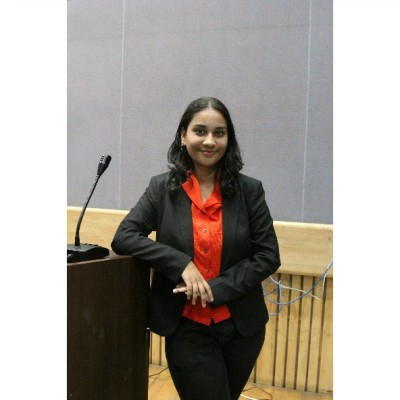
#> input picture se_project/collection/Anuksha/anuksha2.jpeg, 400 x 400 px
$ python collage.py
#> lines starting #> are read from the running program, lines starting #| are printed output that depends on the picture
import os
from typing import List, Tuple

from PIL import Image


def find_multiples(number : int):
#> called with number = 2
    multiples = set()
    for i in range(number - 1, 1, -1):
        mod = number % i
        if mod == 0:
            tup = (i, int(number / i))
            if tup not in multiples and (tup[1], tup[0]) not in multiples:
                multiples.add(tup)

    if len(multiples) == 0:
        mod = number % 2
        div = number // 2
        multiples.add((2, div + mod))

    return list(multiples)

def get_smallest_multiples(number : int, smallest_first = True) -> Tuple[int, int]:
    multiples = find_multiples(number)
    smallest_sum = number
    index = 0
    for i, m in enumerate(multiples):
        sum = m[0] + m[1]
        if sum < smallest_sum:
            smallest_sum = sum
            index = i

    result = list(multiples[i])
    if smallest_first:
        result.sort()

    return result[0], result[1]


def create_collage(listofimages : List[str], n_cols : int = 0, n_rows: int = 0,
                   thumbnail_scale : float = 1.0, thumbnail_width : int = 0, thumbnail_height : int = 0):

    n_cols = n_cols if n_cols >= 0 else abs(n_cols)
    n_rows = n_rows if n_rows >= 0 else abs(n_rows)

    if n_cols == 0 and n_rows != 0:
        n_cols = len(listofimages) // n_rows

    if n_rows == 0 and n_cols != 0:
        n_rows = len(listofimages) // n_cols

    if n_rows == 0 and n_cols == 0:
        n_cols, n_rows = get_smallest_multiples(len(listofimages))

    thumbnail_width = 0 if thumbnail_width == 0 or n_cols == 0 else round(thumbnail_width / n_cols)
    thumbnail_height = 0 if thumbnail_height == 0 or n_rows == 0 else round(thumbnail_height/n_rows)

    all_thumbnails : List[Image.Image] = []
    for p in listofimages:
        thumbnail = Image.open(p)
#> thumbnail is the input picture: PIL image 400x400 RGB; mean R, G, B 167.1, 160.8, 153.5
        if thumbnail_width * thumbnail_scale < thumbnail.width:
            thumbnail_width = round(thumbnail.width * thumbnail_scale)
#> thumbnail_width = 400
        if thumbnail_height * thumbnail_scale < thumbnail.height:
            thumbnail_height = round(thumbnail.height * thumbnail_scale)
#> thumbnail_height = 400

        thumbnail.thumbnail((thumbnail_width, thumbnail_height))
        all_thumbnails.append(thumbnail)

    new_im = Image.new('RGB', (thumbnail_width * n_cols, thumbnail_height * n_rows), 'white')
#> new_im: PIL image 3024x8064 RGB; every value is 255

    i, x, y = 0, 0, 0
    for col in range(n_cols):
        for row in range(n_rows):
            if i > len(all_thumbnails) - 1:
                continue

            print(i, x, y)
            new_im.paste(all_thumbnails[i], (x, y))
            i += 1
            y += thumbnail_height
        x += thumbnail_width
        y = 0
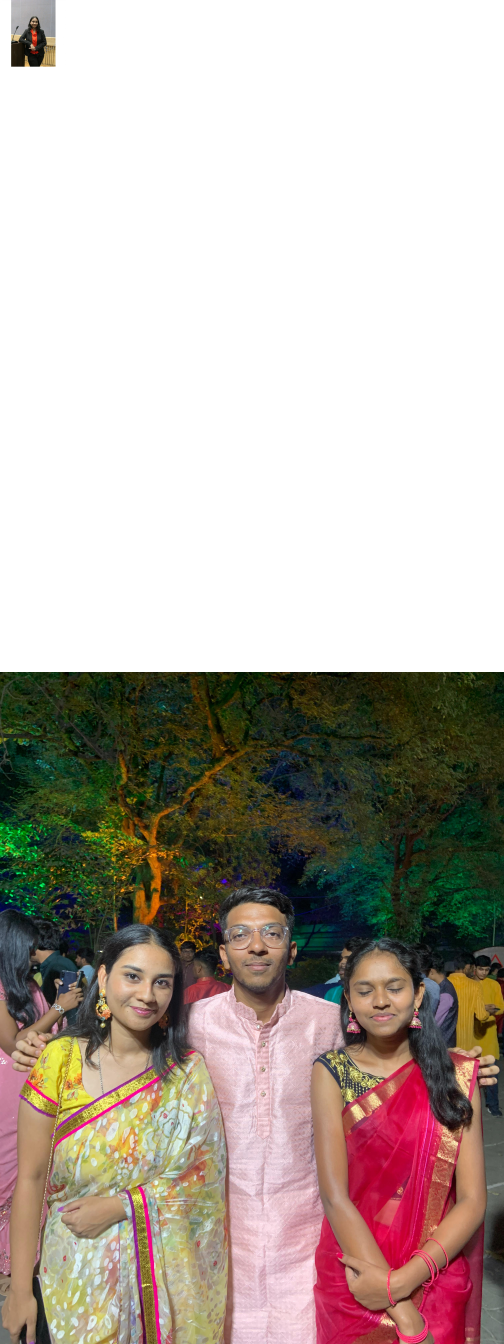
#> new_im: PIL image 3024x8064 RGB (shown at 1/6 size); mean R, G, B 183.5, 173.6, 165.8
#> after the loop, i = 2; x = 3024

    extension = os.path.splitext(listofimages[0])[1]
    if extension == "":
        extension = ".jpg"
    destination_file = os.path.join(os.path.dirname(listofimages[0]), f"Collage{extension}")
    new_im.save(destination_file)

list_of_images = ['collection/Anuksha/anuksha2.jpeg','collection/Anuksha/WhatsApp_Image_2024-04-05_at_2.17.47_PM.jpeg']
create_collage(list_of_images)
